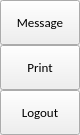
                 <widget class="QFrame" name="extraRightBox">
                  <property name="minimumSize">
                   <size>
                    <width>0</width>
                    <height>0</height>
                   </size>
                  </property>
                  <property name="maximumSize">
                   <size>
                    <width>0</width>
                    <height>16777215</height>
                   </size>
                  </property>
                  <property name="frameShape">
                   <enum>QFrame::NoFrame</enum>
                  </property>
                  <property name="frameShadow">
                   <enum>QFrame::Raised</enum>
                  </property>
                  <layout class="QVBoxLayout" name="verticalLayout_7">
                   <property name="spacing">
                    <number>0</number>
                   </property>
                   <property name="leftMargin">
                    <number>0</number>
                   </property>
                   <property name="topMargin">
                    <number>0</number>
                   </property>
                   <property name="rightMargin">
                    <number>0</number>
                   </property>
                   <property name="bottomMargin">
                    <number>0</number>
                   </property>
                   <item>
                    <widget class="QFrame" name="themeSettingsTopDetail">
                     <property name="maximumSize">
                      <size>
                       <width>16777215</width>
                       <height>3</height>
                      </size>
                     </property>
                     <property name="frameShape">
                      <enum>QFrame::NoFrame</enum>
                     </property>
                     <property name="frameShadow">
                      <enum>QFrame::Raised</enum>
                     </property>
                    </widget>
                   </item>
                   <item>
                    <widget class="QFrame" name="contentSettings">
                     <property name="frameShape">
                      <enum>QFrame::NoFrame</enum>
                     </property>
                     <property name="frameShadow">
                      <enum>QFrame::Raised</enum>
                     </property>
                     <layout class="QVBoxLayout" name="verticalLayout_13">
                      <property name="spacing">
                       <number>0</number>
                      </property>
                      <property name="leftMargin">
                       <number>0</number>
                      </property>
                      <property name="topMargin">
                       <number>0</number>
                      </property>
                      <property name="rightMargin">
                       <number>0</number>
                      </property>
                      <property name="bottomMargin">
                       <number>0</number>
                      </property>
                      <item alignment="Qt::AlignTop">
                       <widget class="QFrame" name="topMenus">
                        <property name="frameShape">
                         <enum>QFrame::NoFrame</enum>
                        </property>
                        <property name="frameShadow">
                         <enum>QFrame::Raised</enum>
                        </property>
                        <layout class="QVBoxLayout" name="verticalLayout_14">
                         <property name="spacing">
                          <number>0</number>
                         </property>
                         <property name="leftMargin">
                          <number>0</number>
                         </property>
                         <property name="topMargin">
                          <number>0</number>
                         </property>
                         <property name="rightMargin">
                          <number>0</number>
                         </property>
                         <property name="bottomMargin">
                          <number>0</number>
                         </property>
                         <item>
                          <widget class="QPushButton" name="btn_message">
                           <property name="sizePolicy">
                            <sizepolicy hsizetype="Expanding" vsizetype="Fixed">
                             <horstretch>0</horstretch>
                             <verstretch>0</verstretch>
                            </sizepolicy>
                           </property>
                           <property name="minimumSize">
                            <size>
                             <width>0</width>
                             <height>45</height>
                            </size>
                           </property>
                           <property name="font">
                            <font>
                             <family>Calibri</family>
                             <pointsize>10</pointsize>
                             <weight>50</weight>
                             <italic>false</italic>
                             <bold>false</bold>
                            </font>
                           </property>
                           <property name="cursor">
                            <cursorShape>PointingHandCursor</cursorShape>
                           </property>
                           <property name="layoutDirection">
                            <enum>Qt::LeftToRight</enum>
                           </property>
                           <property name="styleSheet">
                            <string notr="true">background-image: url(:/icons/images/icons/cil-envelope-open.png);</string>
                           </property>
                           <property name="text">
                            <string>Message</string>
                           </property>
                          </widget>
                         </item>
                         <item>
                          <widget class="QPushButton" name="btn_print">
                           <property name="sizePolicy">
                            <sizepolicy hsizetype="Expanding" vsizetype="Fixed">
                             <horstretch>0</horstretch>
                             <verstretch>0</verstretch>
                            </sizepolicy>
                           </property>
                           <property name="minimumSize">
                            <size>
                             <width>0</width>
                             <height>45</height>
                            </size>
                           </property>
                           <property name="font">
                            <font>
                             <family>Calibri</family>
                             <pointsize>10</pointsize>
                             <weight>50</weight>
                             <italic>false</italic>
                             <bold>false</bold>
                            </font>
                           </property>
                           <property name="cursor">
                            <cursorShape>PointingHandCursor</cursorShape>
                           </property>
                           <property name="layoutDirection">
                            <enum>Qt::LeftToRight</enum>
                           </property>
                           <property name="styleSheet">
                            <string notr="true">background-image: url(:/icons/images/icons/cil-print.png);</string>
                           </property>
                           <property name="text">
                            <string>Print</string>
                           </property>
                          </widget>
                         </item>
                         <item>
                          <widget class="QPushButton" name="btn_logout">
                           <property name="sizePolicy">
                            <sizepolicy hsizetype="Expanding" vsizetype="Fixed">
                             <horstretch>0</horstretch>
                             <verstretch>0</verstretch>
                            </sizepolicy>
                           </property>
                           <property name="minimumSize">
                            <size>
                             <width>0</width>
                             <height>45</height>
                            </size>
                           </property>
                           <property name="font">
                            <font>
                             <family>Calibri</family>
                             <pointsize>10</pointsize>
                             <weight>50</weight>
                             <italic>false</italic>
                             <bold>false</bold>
                            </font>
                           </property>
                           <property name="cursor">
                            <cursorShape>PointingHandCursor</cursorShape>
                           </property>
                           <property name="layoutDirection">
                            <enum>Qt::LeftToRight</enum>
                           </property>
                           <property name="styleSheet">
                            <string notr="true">background-image: url(:/icons/images/icons/cil-account-logout.png);</string>
                           </property>
                           <property name="text">
                            <string>Logout</string>
                           </property>
                          </widget>
                         </item>
                        </layout>
                       </widget>
                      </item>
                     </layout>
                    </widget>
                   </item>
                  </layout>
                 </widget>
